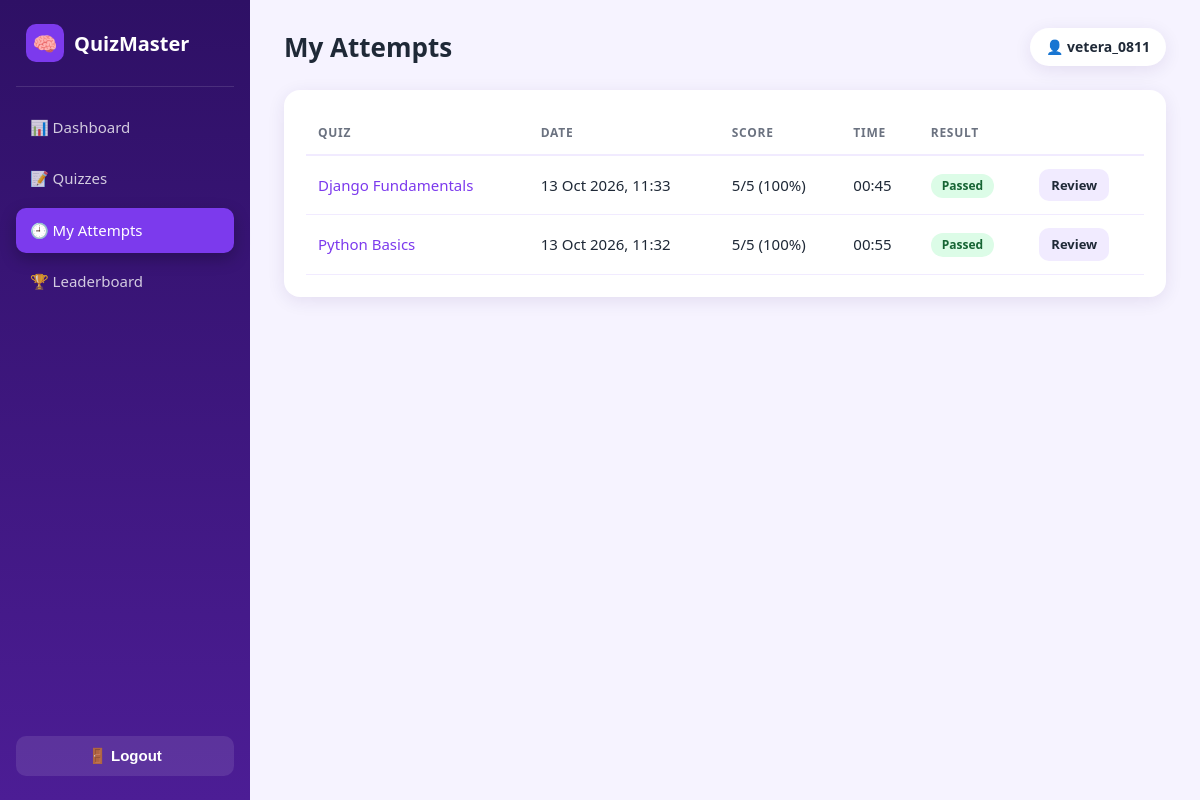
Screenshot of /attempts/ (signed in) with the database file from the repository.
### quiz/models.py (models this page shows, shortened)
class Attempt(models.Model):
    user = models.ForeignKey(settings.AUTH_USER_MODEL, on_delete=models.CASCADE, related_name='attempts')
    quiz = models.ForeignKey(Quiz, on_delete=models.CASCADE, related_name='attempts')
    started_at = models.DateTimeField(auto_now_add=True)
    finished_at = models.DateTimeField(null=True, blank=True)
    score = models.PositiveIntegerField(default=0)
    total = models.PositiveIntegerField(default=0)
    class Meta:
        ordering = ['-started_at']
    @property
    def percentage(self):
        return round(self.score * 100 / self.total) if self.total else 0
    @property
    def passed(self):
        return self.percentage >= self.quiz.pass_percentage
    @property
    def duration_seconds(self):
        if not self.finished_at:
            return 0
        return max(0, int((self.finished_at - self.started_at).total_seconds()))
    @property
    def duration_display(self):
        minutes, seconds = divmod(self.duration_seconds, 60)
        return f'{minutes:02d}:{seconds:02d}'

class Quiz(models.Model):
    title = models.CharField(max_length=150)
    description = models.TextField(blank=True)
    category = models.ForeignKey(Category, null=True, blank=True, on_delete=models.SET_NULL, related_name='quizzes')
    time_limit_minutes = models.PositiveIntegerField(default=10, validators=[MinValueValidator(1)],
                                                     help_text='Time allowed in minutes.')
    pass_percentage = models.PositiveIntegerField(default=50, validators=[MinValueValidator(1), MaxValueValidator(100)])
    is_published = models.BooleanField(default=True, help_text='Only published quizzes with questions are shown to users.')
    created_at = models.DateTimeField(auto_now_add=True)
    class Meta:
        ordering = ['title']
        verbose_name_plural = 'quizzes'

### quiz/views.py (the view)
# urls.py: path('attempts/', views.attempt_history, name='attempt_history'),
@login_required
def attempt_history(request):
    attempts = Attempt.objects.filter(user=request.user, finished_at__isnull=False).select_related('quiz')
    page_obj = Paginator(attempts, 10).get_page(request.GET.get('page'))
    return render(request, 'quiz/attempt_history.html', {'page_obj': page_obj, 'querystring': ''})

### templates/quiz/attempt_history.html (shortened to what this page needs)
{% extends 'base.html' %}
{% block heading %}My Attempts{% endblock %}
{% block content %}
<div class="card">
  {% if page_obj %}
  <div class="table-wrap"><table>
    <thead><tr><th>Quiz</th><th>Date</th><th>Score</th><th>Time</th><th>Result</th><th></th></tr></thead>
    <tbody>
    {% for a in page_obj %}
      <tr>
        <td><a href="{% url 'quiz_detail' a.quiz.pk %}">{{ a.quiz.title }}</a></td>
        <td>{{ a.finished_at|date:"d M Y, H:i" }}</td>
        <td>{{ a.score }}/{{ a.total }} ({{ a.percentage }}%)</td>
        <td>{{ a.duration_display }}</td>
        <td>{% if a.passed %}<span class="badge badge-green">Passed</span>{% else %}<span class="badge badge-red">Failed</span>{% endif %}</td>
        <td><a class="btn btn-light btn-sm" href="{% url 'attempt_result' a.pk %}">Review</a></td>
      </tr>
    {% endfor %}
    </tbody>
  </table></div>
  {% else %}
  <div class="empty"><span class="big">🕘</span>No completed attempts yet. <a href="{% url 'quiz_list' %}">Take a quiz</a>.</div>
  {% endif %}
</div>
{% endblock %}

### templates/base.html (shortened to what this page needs)
{% load static %}<!DOCTYPE html>
<html lang="en">
<head>
  <link rel="stylesheet" href="{% static 'css/style.css' %}">
</head>
<body>
<div class="layout">
  <aside class="sidebar">
    <div class="brand"><span class="logo">🧠</span> QuizMaster</div>
    <nav class="nav">
      <a href="{% url 'dashboard' %}" class="{% if request.path == '/' %}active{% endif %}">📊 Dashboard</a>
      <a href="{% url 'quiz_list' %}" class="{% if '/quizzes/' in request.path %}active{% endif %}">📝 Quizzes</a>
      <a href="{% url 'attempt_history' %}" class="{% if '/attempts/' in request.path %}active{% endif %}">🕘 My Attempts</a>
      <a href="{% url 'leaderboard' %}" class="{% if '/leaderboard/' in request.path %}active{% endif %}">🏆 Leaderboard</a>
    </nav>
    <form method="post" action="{% url 'logout' %}">{% csrf_token %}
      <button type="submit" class="logout-btn">🚪 Logout</button>
    </form>
  </aside>
  <main class="content">
    <header class="topbar">
      <h1>{% block heading %}{% endblock %}</h1>
      <span class="user-chip">👤 {{ user.username }}</span>
    </header>
    {% block content %}{% endblock %}
  </main>
</div>
</body>
</html>

### static/css/style.css (style rules this page uses)
:root { --primary: #7c3aed; --primary-dark: #6d28d9; --primary2: #ec4899; --dark: #2e1065; --dark2: #4c1d95; --bg: #f6f3ff; --card: #ffffff; --soft: #f1ebff; --text: #1f2937; --muted: #6b7280; --shadow: 0 4px 18px rgba(46, 16, 101, 0.09); }
* { box-sizing: border-box; margin: 0; padding: 0; }
html { scroll-behavior: smooth; }
body { font-family: "Segoe UI", system-ui, -apple-system, Roboto, Arial, sans-serif; background: var(--bg); color: var(--text); line-height: 1.55; font-size: 15px; }
a { color: var(--primary); text-decoration: none; }
h1, h2, h3 { line-height: 1.25; }
.layout { display: flex; min-height: 100vh; }
.sidebar { width: 250px; background: linear-gradient(180deg, var(--dark), var(--dark2)); color: #fff; padding: 24px 16px; position: fixed; inset: 0 auto 0 0; display: flex; flex-direction: column; z-index: 10; }
.brand { display: flex; align-items: center; gap: 10px; font-size: 20px; font-weight: 700; padding: 0 10px 24px; border-bottom: 1px solid rgba(255, 255, 255, 0.12); margin-bottom: 18px; }
.brand span.logo { background: var(--primary); width: 38px; height: 38px; border-radius: 10px; display: grid; place-items: center; font-size: 20px; }
.nav { display: flex; flex-direction: column; gap: 6px; flex: 1; }
.nav a { color: rgba(255, 255, 255, 0.78); padding: 11px 14px; border-radius: 10px; display: flex; align-items: center; gap: 12px; font-weight: 500; transition: 0.2s; }
.nav a.active { background: var(--primary); color: #fff; box-shadow: 0 6px 16px rgba(0, 0, 0, 0.25); }
.logout-btn { width: 100%; background: rgba(255, 255, 255, 0.1); color: #fff; border: 0; padding: 11px; border-radius: 10px; cursor: pointer; font-size: 15px; font-weight: 600; transition: 0.2s; }
.content { margin-left: 250px; flex: 1; padding: 28px 34px; min-width: 0; }
.topbar { display: flex; justify-content: space-between; align-items: center; margin-bottom: 24px; gap: 12px; flex-wrap: wrap; }
.topbar h1 { font-size: 26px; }
.user-chip { background: var(--card); padding: 8px 16px; border-radius: 999px; box-shadow: var(--shadow); font-weight: 600; font-size: 14px; }
.card { background: var(--card); border-radius: 16px; padding: 22px; box-shadow: var(--shadow); margin-bottom: 22px; }
.btn { display: inline-flex; align-items: center; gap: 6px; padding: 10px 18px; border-radius: 10px; border: 0; cursor: pointer; font-size: 14px; font-weight: 600; background: var(--primary); color: #fff; transition: 0.2s; text-decoration: none; }
.btn-light { background: var(--soft); color: var(--text); }
.btn-sm { padding: 6px 12px; font-size: 13px; }
.table-wrap { overflow-x: auto; }
table { width: 100%; border-collapse: collapse; }
th { text-align: left; font-size: 12px; text-transform: uppercase; letter-spacing: 0.06em; color: var(--muted); padding: 12px; border-bottom: 2px solid var(--soft); }
td { padding: 13px 12px; border-bottom: 1px solid var(--soft); vertical-align: middle; }
.badge { display: inline-block; padding: 3px 11px; border-radius: 999px; font-size: 12px; font-weight: 700; }
.badge-green { background: #dcfce7; color: #166534; }

### rows the page displays
Attempt: quiz "Django Fundamentals", finished_at "13 Oct 2026, 11:33", score "5", total "5", percentage "100", duration_display "00:45", shows "Passed"
Attempt: quiz "Python Basics", finished_at "13 Oct 2026, 11:32", score "5", total "5", percentage "100", duration_display "00:55", shows "Passed"

### other values shown
{{ user.username }} "vetera_0811"
